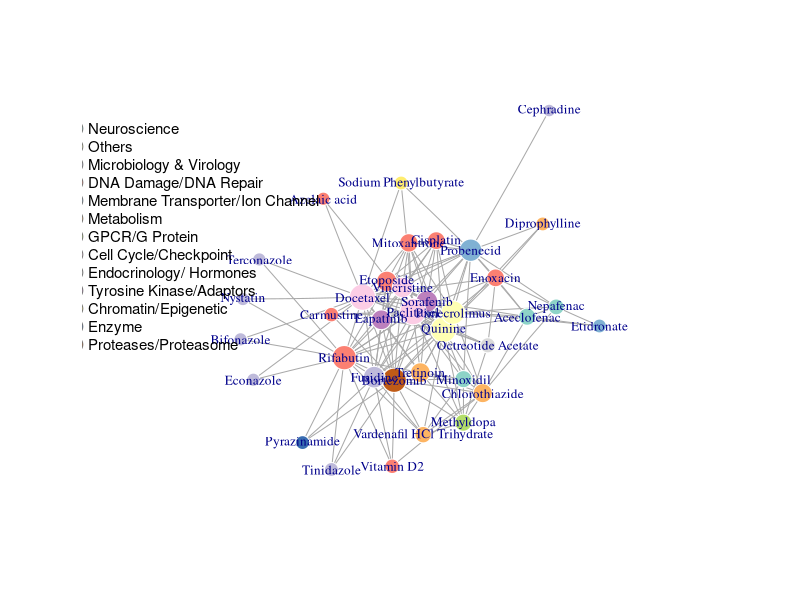

The R source for this figure:
library(igraph)
library(RColorBrewer)
nodes=read.csv('nodes.csv')
edges=read.csv('edges.csv')
gather100_manu=read.csv('gather100_manu.csv')
path_all=factor(gather100_manu$Pathways_new,order=T,levels=names(sort(table(gather100_manu$Pathways_new),decreasing=T)))
Set3=brewer.pal(12,"Set3")
Accent=brewer.pal(8,"Accent")
col16=c(Set3,Accent[5:8])

net1=graph_from_data_frame(d=edges,vertices=nodes,directed=F)
net2 <- simplify(net1, remove.multiple = T, remove.loops = T) 
#compute node degrees and use that to set node size
deg1 <- degree(net2, mode="all")
nodes=nodes[deg1>0,]
#



net=graph_from_data_frame(d=edges,vertices=nodes,directed=F)
net<- simplify(net, remove.multiple = T, remove.loops = T) 
deg<- degree(net, mode="all")
V(net)$size <- 7+8*(deg-min(deg))/max(deg)
V(net)$frame.color <- "white"
#sign color to nodes
path=factor(V(net)$Pathways_new,order=T,levels=levels(path_all))
path_n=as.numeric(path)
V(net)$color<-col16[path_n]
#V(net)$color <- "orange"
V(net)$label.cex<-0.8
E(net)$curved=0.01
#pdf('net.pdf')
plot(net,layout=layout_nicely)
path_t=table(path)
legend(x=-2, y=1, names(path_t[path_t>0]), pch=21,col="#777777", pt.bg=col16[path_t>0], pt.cex=2.2, cex=0.9, bty="n", ncol=1)
#clp <- cluster_label_prop(net)
#plot(clp, net)

#library('visNetwork') 
#visNetwork(nodes, edges, width="100%", height="400px", main="Network!")

#####compare layouts
#layouts <- grep("^layout_", ls("package:igraph"), value=TRUE)[-1] 
## Remove layouts that do not apply to our graph.
#layouts <- layouts[!grepl("bipartite|merge|norm|sugiyama|tree", layouts)]
#pdf('1.pdf')
#for (layout in layouts) {
#  print(layout)
#  l <- do.call(layout, list(net)) 
#  plot(net, edge.arrow.mode=0, layout=l, main=layout) }
 # dev.off()